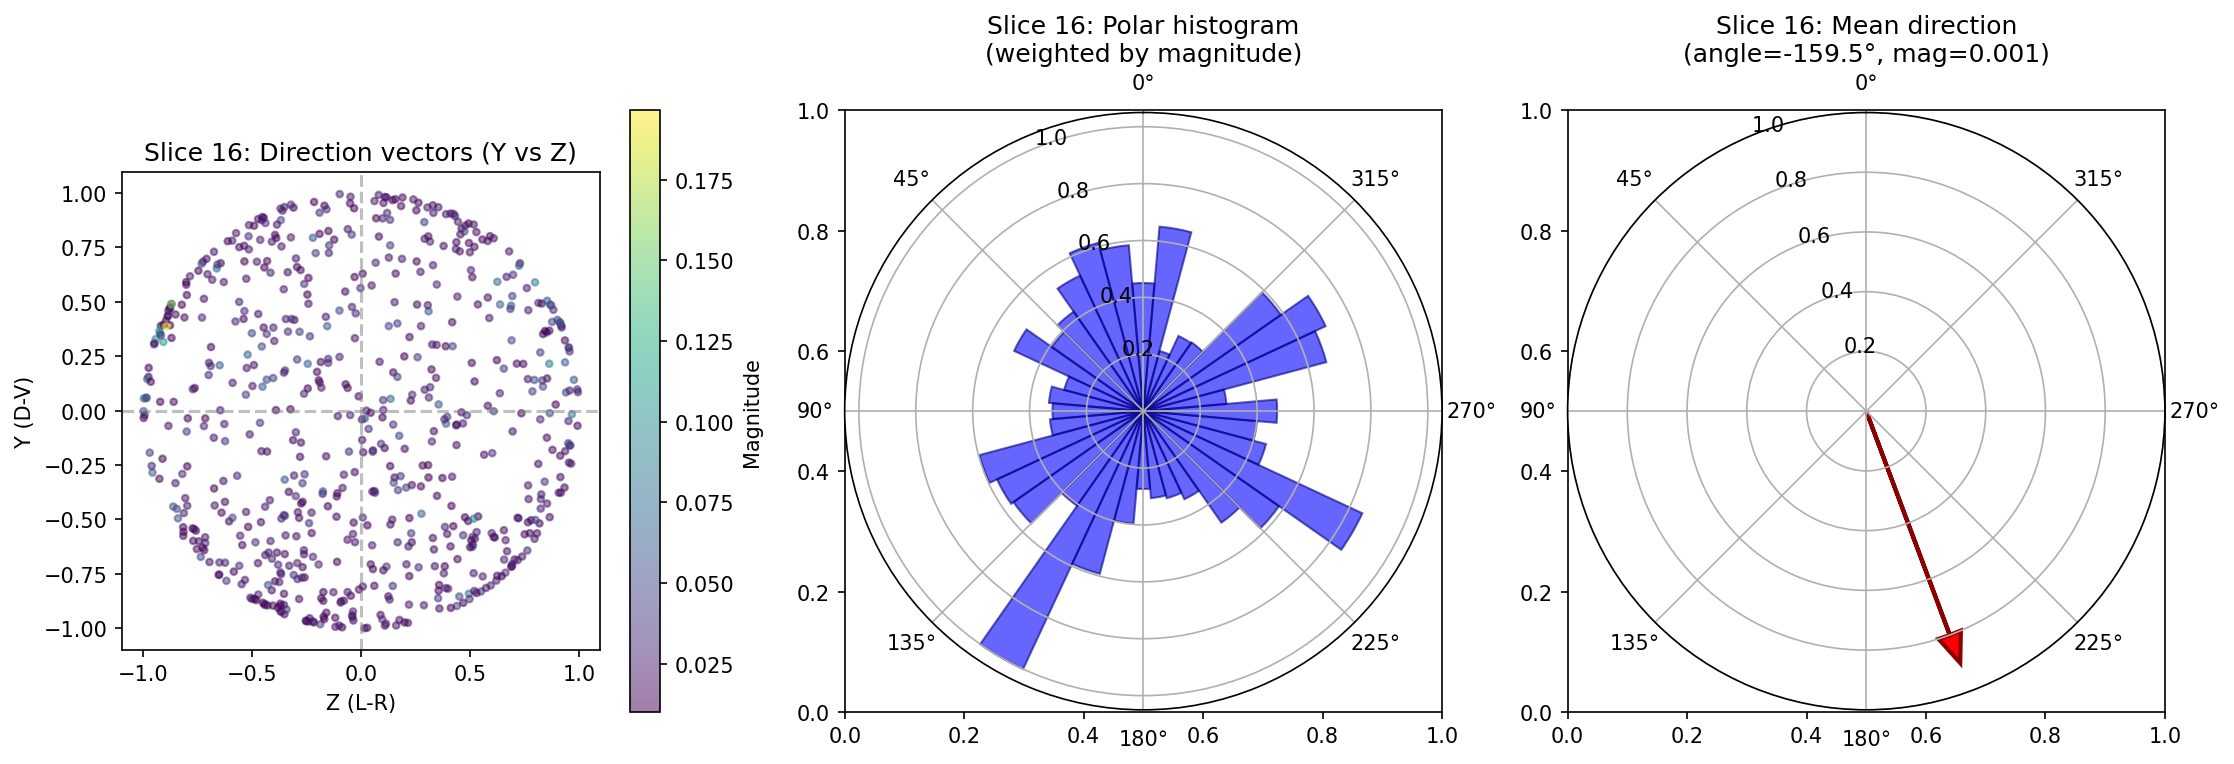

Recreate this plot in Python.
#!/usr/bin/env python3
"""Quick test of polar plot generation with real FOD data."""

import numpy as np
import subprocess
import os
import tempfile
import nibabel as nib
import matplotlib.pyplot as plt

def get_sphere_vertices(n_points=100):
    """Generate evenly distributed points on a unit sphere using Fibonacci spiral."""
    indices = np.arange(0, n_points, dtype=float) + 0.5
    phi = np.arccos(1 - 2 * indices / n_points)
    theta = np.pi * (1 + np.sqrt(5)) * indices
    
    x = np.sin(phi) * np.cos(theta)
    y = np.sin(phi) * np.sin(theta)
    z = np.cos(phi)
    
    return np.column_stack([x, y, z])

def compute_sh_basis(directions, lmax=8):
    """Compute real spherical harmonic basis for given directions."""
    from scipy.special import sph_harm
    
    x, y, z = directions[:, 0], directions[:, 1], directions[:, 2]
    r = np.sqrt(x**2 + y**2 + z**2)
    theta = np.arccos(np.clip(z / (r + 1e-10), -1, 1))
    phi = np.arctan2(y, x)
    
    n_dirs = len(directions)
    n_coeffs = int((lmax + 1) * (lmax + 2) / 2)
    
    basis = np.zeros((n_dirs, n_coeffs))
    idx = 0
    for l in range(0, lmax + 1, 2):
        for m in range(-l, l + 1):
            if m < 0:
                Y = np.sqrt(2) * (-1)**m * np.imag(sph_harm(abs(m), l, phi, theta))
            elif m == 0:
                Y = np.real(sph_harm(0, l, phi, theta))
            else:
                Y = np.sqrt(2) * (-1)**m * np.real(sph_harm(m, l, phi, theta))
            
            basis[:, idx] = np.real(Y)  # Ensure real
            idx += 1
            if idx >= n_coeffs:
                break
        if idx >= n_coeffs:
            break
    
    return basis

def load_mif(filepath):
    """Load a .mif file and return data."""
    with tempfile.NamedTemporaryFile(suffix='.nii.gz', delete=False) as tmp:
        tmp_path = tmp.name
    
    subprocess.run(['mrconvert', filepath, tmp_path, '-force', '-quiet'], check=True)
    img = nib.load(tmp_path)
    data = img.get_fdata()
    os.remove(tmp_path)
    
    return data

# Test loading one subject
deriv = 'data/derivatives/mrtrix_preproc_flip1'
subj = 'sub-Apallial17NmF'
ses = 'ses-240816091633'
base = os.path.join(deriv, subj, ses)

# Load FOD and mask
fod_data = load_mif(os.path.join(base, 'dwi', 'wm_fod_norm.mif'))
mask_data = load_mif(os.path.join(base, 'manual_roi', 'fod_space', 'roi_Graft_left_flip_fod.mif')) > 0.5

print(f'FOD shape: {fod_data.shape}')
print(f'Mask voxels: {mask_data.sum()}')

# Find A-P slices
mask_slices = np.any(mask_data, axis=(1, 2))
slice_indices = np.where(mask_slices)[0]
print(f'Graft spans slices: {slice_indices.min()} to {slice_indices.max()} ({len(slice_indices)} slices)')

# Compute SH basis
n_sample = 100
sample_dirs = get_sphere_vertices(n_sample)
sh_basis = compute_sh_basis(sample_dirs, lmax=8)
print(f'SH basis shape: {sh_basis.shape}')

# Get a test slice
slice_idx = slice_indices[len(slice_indices)//2]
slice_mask = mask_data[slice_idx, :, :]
y_coords, z_coords = np.where(slice_mask)
print(f'Slice {slice_idx} has {len(y_coords)} voxels')

# Collect all directions and magnitudes for this slice
directions_all = []
magnitudes_all = []

for y, z in zip(y_coords, z_coords):
    sh_coeffs = fod_data[slice_idx, y, z, :]
    
    if np.max(np.abs(sh_coeffs)) < 0.01:
        continue
    
    # Sample FOD
    amplitudes = sh_basis @ sh_coeffs
    amplitudes = np.maximum(amplitudes, 0)
    
    if amplitudes.max() > 0.05:
        # Weight directions by amplitude^2 to emphasize peaks
        weights = amplitudes ** 2
        weighted_dir = np.sum(sample_dirs * weights[:, np.newaxis], axis=0)
        magnitude = np.linalg.norm(weighted_dir)
        
        if magnitude > 0.01:
            direction = weighted_dir / magnitude
            directions_all.append(direction)
            magnitudes_all.append(magnitude)

directions = np.array(directions_all)
magnitudes = np.array(magnitudes_all)
print(f'Found {len(directions)} valid voxels')
print(f'Direction stats: mean norm = {np.linalg.norm(directions, axis=1).mean():.3f}')
print(f'Magnitude range: {magnitudes.min():.4f} to {magnitudes.max():.4f}')

# Create polar histogram
# Project to 2D: Y (axis 1 = D-V) vs Z (axis 2 = L-R)
angles = np.arctan2(directions[:, 1], directions[:, 2])  # Y vs Z

print(f'Angle range: {np.degrees(angles.min()):.1f} to {np.degrees(angles.max()):.1f} degrees')

# Create figure
fig, axes = plt.subplots(1, 3, figsize=(15, 5))

# Subplot 1: 2D scatter of directions (Y vs Z)
ax1 = axes[0]
sc = ax1.scatter(directions[:, 2], directions[:, 1], c=magnitudes, 
                 cmap='viridis', alpha=0.5, s=10)
ax1.set_xlabel('Z (L-R)')
ax1.set_ylabel('Y (D-V)')
ax1.set_title(f'Slice {slice_idx}: Direction vectors (Y vs Z)')
ax1.set_aspect('equal')
ax1.axhline(0, color='gray', linestyle='--', alpha=0.5)
ax1.axvline(0, color='gray', linestyle='--', alpha=0.5)
plt.colorbar(sc, ax=ax1, label='Magnitude')

# Subplot 2: Polar histogram
ax2 = fig.add_subplot(1, 3, 2, projection='polar')
n_bins = 36
bars, bin_edges = np.histogram(angles, bins=n_bins, weights=magnitudes, range=(-np.pi, np.pi))
if bars.max() > 0:
    bars_norm = bars / bars.max()
else:
    bars_norm = bars

width = (2 * np.pi) / n_bins
ax2.bar(bin_edges[:-1], bars_norm, width=width, color='blue', alpha=0.6, edgecolor='navy')
ax2.set_title(f'Slice {slice_idx}: Polar histogram\n(weighted by magnitude)')
ax2.set_theta_zero_location('N')

# Subplot 3: Average direction arrow
ax3 = fig.add_subplot(1, 3, 3, projection='polar')
mean_dir = np.mean(directions * magnitudes[:, np.newaxis], axis=0)
mean_mag = np.linalg.norm(mean_dir)
mean_dir_norm = mean_dir / (mean_mag + 1e-10)
mean_angle = np.arctan2(mean_dir_norm[1], mean_dir_norm[2])

ax3.arrow(mean_angle, 0, 0, 0.8, head_width=0.1, head_length=0.1, fc='red', ec='darkred', linewidth=2)
ax3.set_title(f'Slice {slice_idx}: Mean direction\n(angle={np.degrees(mean_angle):.1f}°, mag={mean_mag:.3f})')
ax3.set_theta_zero_location('N')
ax3.set_ylim(0, 1)

plt.tight_layout()
plt.savefig('tmp/test_polar.png', dpi=150, bbox_inches='tight')
print('\nSaved: tmp/test_polar.png')
plt.show()
